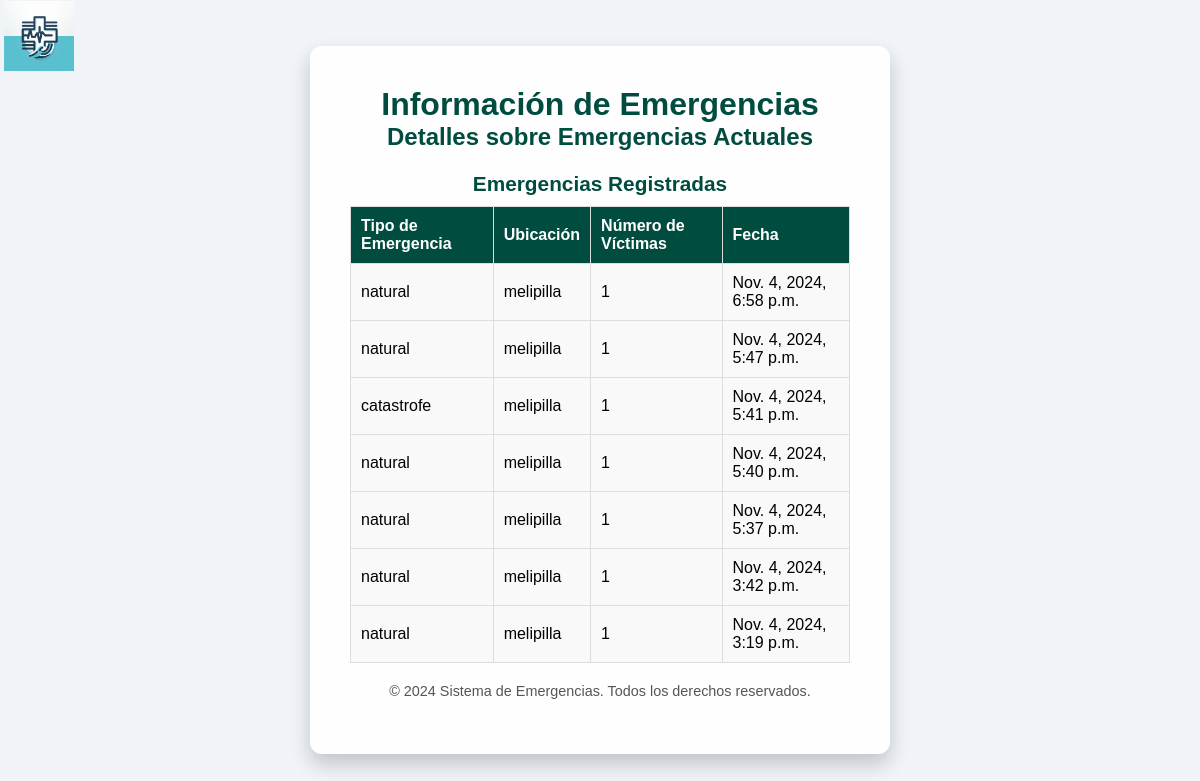
The page /informacion/ on the database its author committed.
### emergencia/models.py (models this page shows, shortened)
class Emergencia(models.Model):
    num_victimas = models.PositiveIntegerField()  # Cambiado a PositiveIntegerField para evitar números negativos
    tipo = models.CharField(max_length=100)  # Tipo de emergencia
    ubicacion = models.CharField(max_length=200)  # Ubicación de la emergencia
    fecha = models.DateTimeField(auto_now_add=True)  # Fecha de creación
    descripcion_incidente = models.TextField()  # Descripción del incidente
    nombre_accidentado = models.CharField(max_length=100)  # Nombre del accidentado
    class Meta:
        verbose_name = 'Emergencia'
        verbose_name_plural = 'Emergencias'
        ordering = ['-fecha']  # Ordenar las emergencias por fecha, las más recientes primero

### emergencia/views.py (the view)
# urls.py: path('informacion/', views.informacion, name='informacion'),
def informacion(request):
    emergencias = Emergencia.objects.all()  # o usa select_related si necesitas cargar relaciones
    context = {
        'emergencias': emergencias
    }
    return render(request, 'informacion.html', context)

### emergencia/templates/informacion.html (shortened to what this page needs)
{% load static %}
<!DOCTYPE html>
<html lang="es">
<head>
    <link rel="stylesheet" href="{% static 'css/informacion.css' %}">
</head>
<body>
    <div class="container">
        <div class="logo">
            <img src="{% static 'img/logo.png' %}" alt="Logo">
        </div>
        <header>
            <h1 class="main-title">Información de Emergencias</h1>
            <h2 class="subtitle">Detalles sobre Emergencias Actuales</h2>
        </header>
        <section class="info-section">
            <h3>Emergencias Registradas</h3>
            <table>
                <thead>
                    <tr>
                        <th>Tipo de Emergencia</th>
                        <th>Ubicación</th>
                        <th>Número de Víctimas</th>
                        <th>Fecha</th>
                    </tr>
                </thead>
                <tbody>
                    {% for emergencia in emergencias %}
                    <tr>
                        <td>{{ emergencia.tipo }}</td>
                        <td>{{ emergencia.ubicacion }}</td>
                        <td>{{ emergencia.num_victimas }}</td>
                        <td>{{ emergencia.fecha }}</td>
                    </tr>
                    {% empty %}
                    <tr>
                        <td colspan="4">No hay emergencias registradas en este momento.</td>
                    </tr>
                    {% endfor %}
                </tbody>
            </table>
        </section>
        <footer>
            <p>© 2024 Sistema de Emergencias. Todos los derechos reservados.</p>
        </footer>
    </div>
</body>
</html>

### emergencia/static/css/informacion.css (style rules this page uses)
body { font-family: Arial, sans-serif; background-color: #f0f4f8; margin: 0; display: flex; justify-content: center; align-items: center; height: 100vh; background-image: url('https://img.freepik.com/foto-gratis/disposicion-plana-objetos-medicos-marco-vacio_23-2148502965.jpg'); background-size: cover; background-position: center; }
.container { background: rgba(255, 255, 255, 0.92); padding: 40px; border-radius: 12px; box-shadow: 0 10px 20px rgba(0, 0, 0, 0.2); width: 100%; max-width: 500px; text-align: center; }
.logo img { width: 70px; position: absolute; top: 1px; left: 4px; }
h1, h2 { color: #004d40; margin: 0; }
h2 { font-size: 1.5rem; margin-bottom: 15px; }
.info-section h3 { color: #004d40; font-size: 1.3rem; margin-bottom: 10px; }
table { width: 100%; border-collapse: collapse; margin-top: 10px; }
th, td { padding: 10px; border: 1px solid #ddd; text-align: left; }
th { background-color: #004d40; color: white; }
td { background-color: #f9f9f9; }
footer { margin-top: 20px; font-size: 0.9rem; color: #555; }

### rows shown on the page
Emergencia: tipo "natural", ubicacion "melipilla", num_victimas "1", fecha "Nov. 4, 2024, 6:58 p.m."
Emergencia: tipo "natural", ubicacion "melipilla", num_victimas "1", fecha "Nov. 4, 2024, 5:47 p.m."
Emergencia: tipo "catastrofe", ubicacion "melipilla", num_victimas "1", fecha "Nov. 4, 2024, 5:41 p.m."
Emergencia: tipo "natural", ubicacion "melipilla", num_victimas "1", fecha "Nov. 4, 2024, 5:40 p.m."
Emergencia: tipo "natural", ubicacion "melipilla", num_victimas "1", fecha "Nov. 4, 2024, 5:37 p.m."
Emergencia: tipo "natural", ubicacion "melipilla", num_victimas "1", fecha "Nov. 4, 2024, 3:42 p.m."
Emergencia: tipo "natural", ubicacion "melipilla", num_victimas "1", fecha "Nov. 4, 2024, 3:19 p.m."
